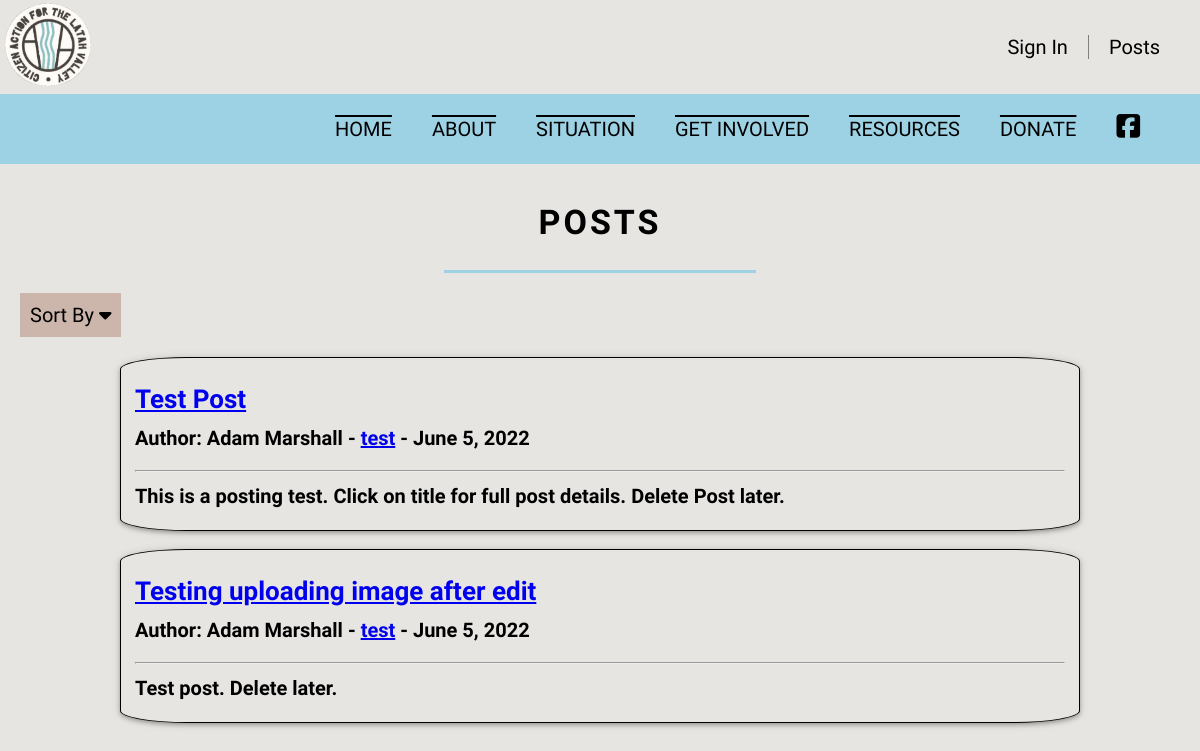
Before: /home/ with the older database file.
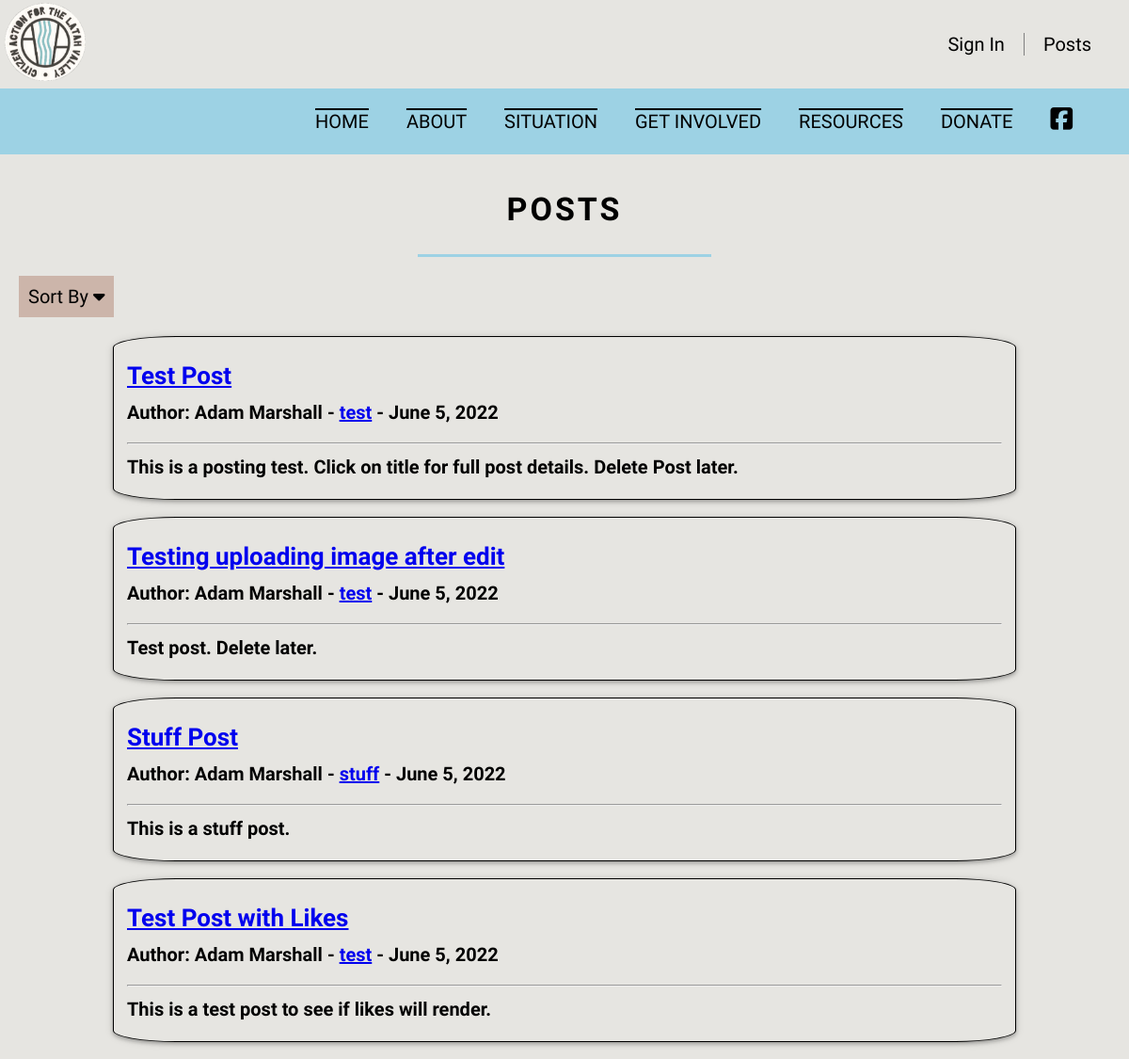
After: the same page with the newer database file.
### thesite/models.py (models this page shows, shortened)
class Post(models.Model):
    title = models.CharField(max_length=255)
    header_image = models.ImageField(null =True, blank=True, upload_to="images/")
    author = models.ForeignKey(User, on_delete=models.CASCADE)
    body = models.TextField()
    post_date = models.DateField(auto_now_add=True)
    category = models.CharField(max_length=255, default='uncategorized')
    likes = models.ManyToManyField(User, related_name='blog_posts')

### thesite/views.py (the view)
class HomeView(ListView):
    model = Post
    template_name = 'home.html'
    ordering = ['-post_date']
    def get_context_data(self, *args, **kwargs):
        cat_menu = Category.objects.all()
        context = super(HomeView, self).get_context_data(*args, **kwargs)
        context["cat_menu"] = cat_menu
        return context

### thesite/models.py (called while the page is built)
    def __str__(self):
        return self.name

### thesite/templates/home.html (shortened to what this page needs)
{% extends 'base.html' %}
{% block content %}
<h1 class="about-header">Posts</h1>
<hr class="about-hr">
<div class="container-sortby">
  <div class="sortby-item-1">
    <a href="#" class="sort-a">Sort By  <i class="fa-solid fa-caret-down"></i></a>
    {% if cat_menu %}
  </div>
{% endif %}
</div>
{% for post in object_list %}
<div class="post-con">
  <h1>
  <a class="title-post"href="{% url 'article-detail' post.pk %}">{{ post.title }}</a><br/>
  <div class="posts-wrapper">
  <h1 class="art-h1">Author: {{ post.author.first_name }} {{ post.author.last_name }} -
    <a href="{% url 'category' post.category|slugify %}"> {{post.category}}</a> -
    {{ post.post_date }}</h1>
</div>
    <hr class="posts-hr">
  {{ post.body|safe|linebreaksbr }}
</h1>
</div>
<br>
{% endfor %}
{% endblock %}

### thesite/templates/base.html (shortened to what this page needs)
<!DOCTYPE html>
{% load static %}
<html lang="en" dir="ltr">
<head>
  <link rel="stylesheet" type='text/css' href="{% static 'css/main.css' %}">
  <link rel="stylesheet" type="text/css" href="{% static 'css/sub.css' %}">
</head>
<body>
  <div class="wrapper">
    <a class="logo" href="{% url 'index' %}"><img src="{% static 'Img/logo-new2.png' %}" alt=""></a>
        <div class="wrapper-2">
          {% if user.is_authenticated %}
          <div class="item-1">
            <a href="{% url 'logout' %}">Logout</a>
          </div>
          {% else %}
          <div class="item-1">
            <a href="{% url 'login' %}">Sign In</a>
          </div>
          {% endif %}
          <div class="item-2">
             <a href="{% url 'home' %}">Posts</a>
          </div>
        </div>
  </div>
  <nav>
    <ul>
      <li>
        <a class="mobile-li" href="{% url 'index' %}">Home</a>
      </li>
      <li>
        <a class="mobile-li" href="{% url 'index' %}#aboutItem">About</a>
      </li>
      <li>
        <a href="#">Situation</a>
      </li>
      <li>
        <a href="#">Get Involved</a>
      </li>
      <li>
        <a href="#">Resources</a>
      </li>
      <li>
        <a class="mobile-li" href="#">Donate</a>
      </li>
      <li><a class="facebook" href="https://www.facebook.com/ContactCALV" target="_blank"><i class="fa-brands fa-facebook-square"></i></a></li>
    </ul>
  </nav>
  {% block content %}
  {% endblock %}
</body>
</html>

### thesite/static/css/main.css (style rules this page uses)
* { margin: 0; padding: 0; box-sizing: border-box; }
html { scroll-behavior: smooth; }
body { background-color: #E6E5E1; }
.logo img { height: 90px; padding: 2px; }
.wrapper { display: flex; justify-content: space-between; align-items:center; }
.wrapper-2 { display: flex; margin-right: 40px; }
.item-1 a, .item-2 a { color: black; font-family: 'Barlow Condensed', sans-serif; text-decoration: none; font-size: 20px; margin-left: 20px; }
.item-1 a { border-right: 1px solid gray; padding-right: 20px; }
nav { background: #9DD2E4; }
nav:after { content: ''; clear: both; display: table; }
nav ul { float: right; list-style: none; margin-right: 40px; position: relative; }
nav ul li { float: left; display: inline-block; background: #9DD2E4; margin: 0 5px; z-index: 999; }
nav ul li a { color: black; text-decoration: overline; line-height: 70px; font-size: 20px; padding: 8px 15px; transition: .4s; font-family: 'Barlow Condensed', sans-serif; text-transform: uppercase; }
.fa-facebook-square { font-size: 26px; }
.fa-facebook-square { font-size: 27px; }
.about-header { font-size: 34px; text-align: center; font-family: 'Barlow Condensed', sans-serif; letter-spacing: 3px; text-transform: uppercase; margin-top: 20px; margin-bottom: 10px; }
.about-hr { background-color: #9DD2E4; height: 3px; border: none; width:40%; margin:0 auto; }
.container-sortby { display: flex; flex-direction: row; justify-content: space-between; align-items: center; margin-bottom: 30px; margin-top: 30px; }
.sortby-item-1 { margin-right: 20px; margin-left: 20px; }
.sort-a { color: black; font-size: 20px; padding: 10px; background-color: #ccb5aa; }
.sortby-item-1 a { text-decoration: none; font-family: 'Barlow Condensed', sans-serif; }
.sortby-item-1 { display: inline-block; position: relative; }
.post-con { font-family: 'Barlow Condensed', sans-serif; border: 1px solid black; padding: 14px; width: 80%; margin: auto; border-radius: 7%; box-shadow: 0px 2px 5px 0px rgba(0,0,0,0.14) , 0px 1px 10px 0px rgba(0,0,0,0.12) , 0px 2px 4px -1px rgba(0,0,0,0.2); }
.title-post { font-family: 'Barlow Condensed', sans-serif; font-size: 26px; }
.post-con h1 { font-size: 16px; margin-top: 12px; margin-bottom: 8px; }
.posts-hr { margin-top: 12px; margin-bottom: 12px; }
.posts-wrapper { display: flex; justify-content: space-between; }
@media (min-width: 831px) { .title-post { width: 60%; margin: auto; } }
@media (min-width: 831px) { .post-con h1 { font-size: 20px; } }
@media (min-width: 790px) { .about-header { margin-top: 38px; margin-bottom: 28px; } }
@media (min-width: 790px) { .about-hr, .about-hr-2 { width: 26%; } }

Changed rows visible on the page:
added Post: title "Stuff Post", author.first_name "Adam", author.last_name "Marshall", category "stuff", post_date "June 5, 2022", body "This is a stuff post."
added Post: title "Test Post with Likes", author.first_name "Adam", author.last_name "Marshall", category "test", post_date "June 5, 2022", body "This is a test post to see if likes will render."
